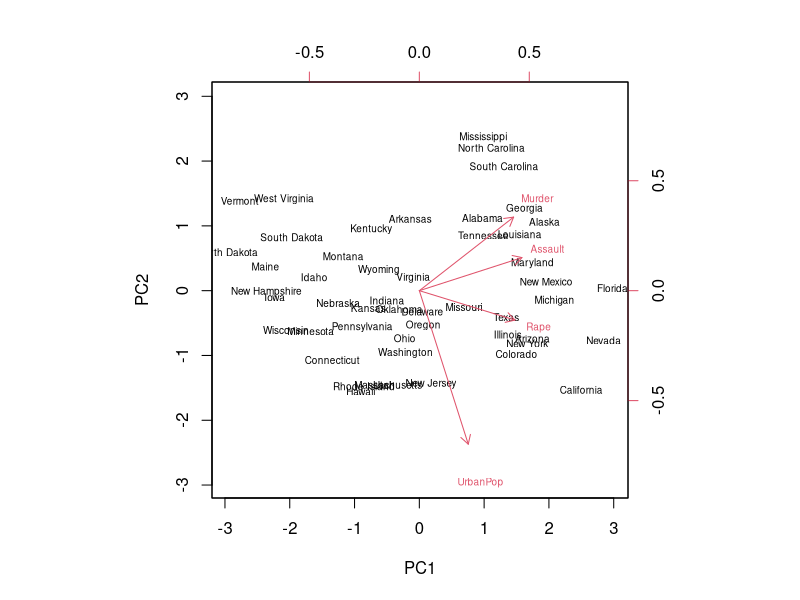
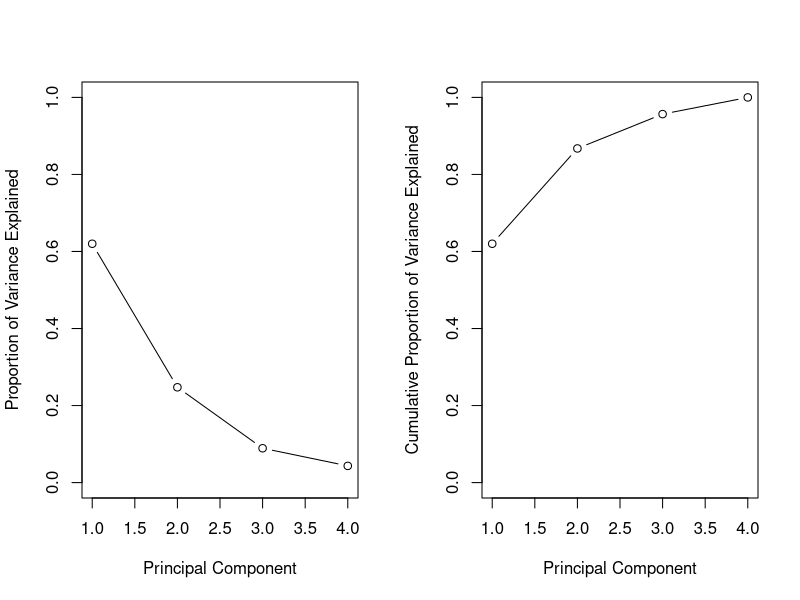
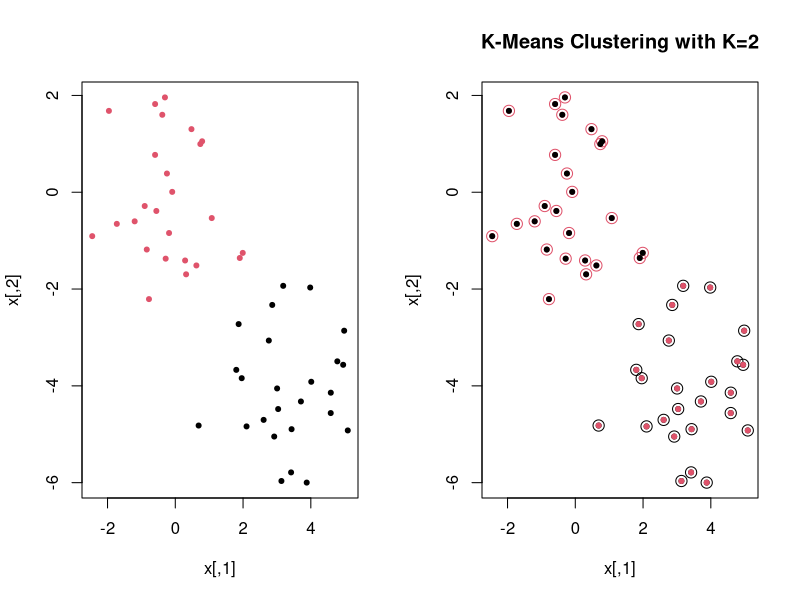
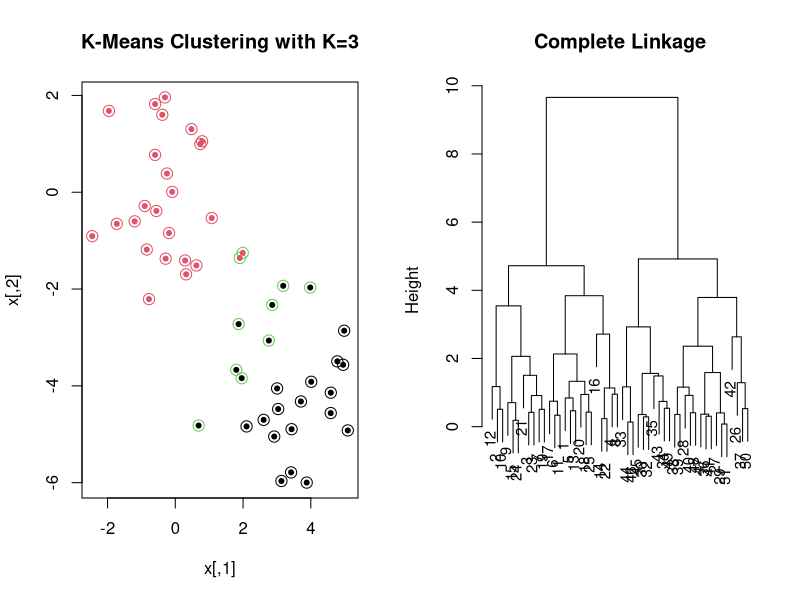
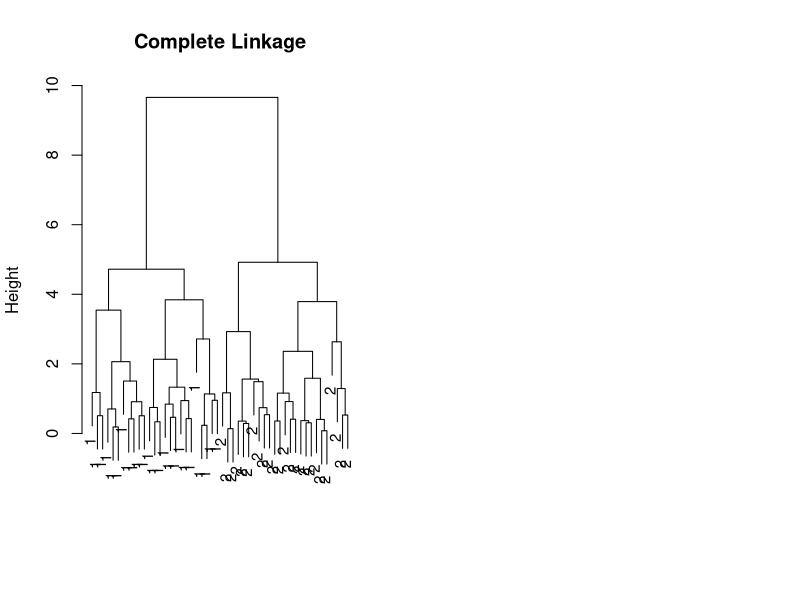
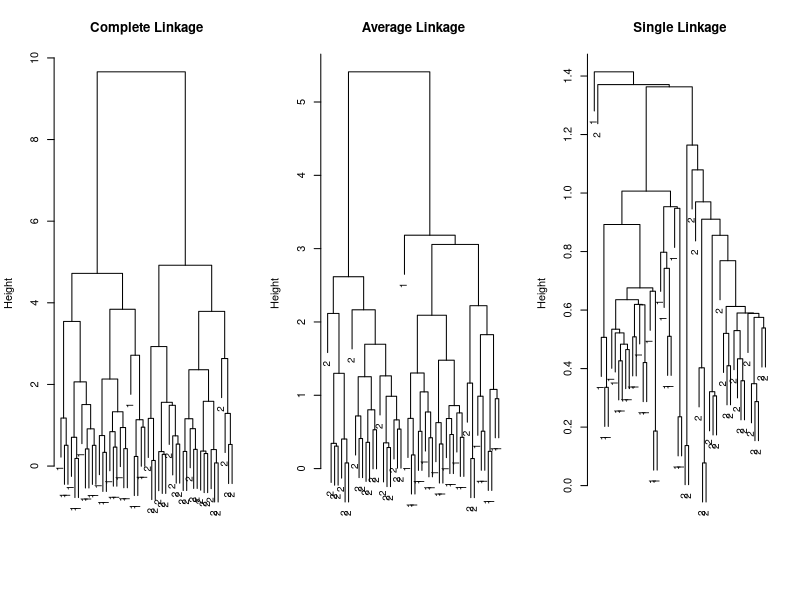
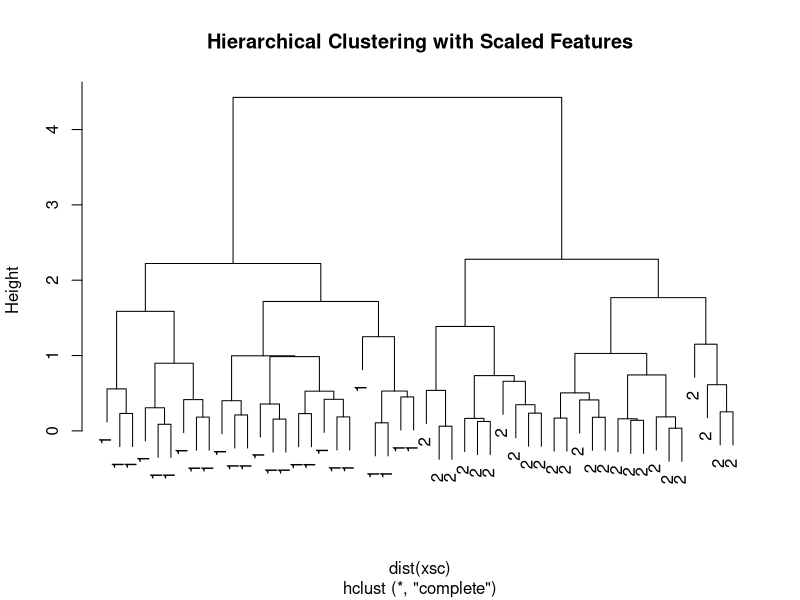

These charts were generated, in order, by the following R code:
######################################################
# Principal Components Analysis
######################################################
data(USArrests)   # load dataset 
names(USArrests)

apply(USArrests,2,mean)   # (column means) mean of variables
apply(USArrests,2,var)   # (column variance) variance of variables

?prcomp
pca=prcomp(USArrests,scale=TRUE)   # perform PCA
pca
summary(pca)

pca$rotation   # principal component loading vectors
dim(pca$x)   # matrix of principal component scores
head(pca$x)

# biplot (Figure 10.1, slide 363)
pca$rotation=-pca$rotation
pca$x=-pca$x
biplot(pca,scale=0,cex=0.6)

pca$sdev   # standard deviation explained by each PC
pca_var=pca$sdev^2   # variance explained by each PC
pca_var

pve=pca_var/sum(pca_var)   # proportion of variance explained
pve

# scree plot (Figure 10.4, slide 367)
par(mfrow=c(1,2))
plot(pve,xlab="Principal Component",ylab="Proportion of Variance Explained",
     ylim=c(0,1),type="b")
plot(cumsum(pve),xlab="Principal Component",ylab="Cumulative Proportion of Variance Explained",
     ylim=c(0,1),type="b")

######################################################
# K-Means Clustering
######################################################

set.seed(2)

# generate the dataset
x=matrix(rnorm(50*2),ncol=2)
x[1:25,1]=x[1:25,1]+3
x[1:25,2]=x[1:25,2]-4
cluster=c(rep(1,25),rep(2,25))   # true clusters
plot(x,col=cluster,pch=20)   # plot data with true clusters

?kmeans
km1=kmeans(x,centers=2,nstart=20)   # perform k-means clustering with k=2
km1   # summary

km1$cluster   # cluster assignments for each observation
km1$withinss   # within-cluster sums of squares
km1$tot.withinss   # total within-cluster sum of squares
km1$betweenss   # between cluster sum of squares
km1$totss   # total sum of squares

# plot clusters chosen by k-means with true data
plot(x,col=km1$cluster,main="K-Means Clustering with K=2",pch=1,cex=1.5)
points(x,col=cluster,pch=20)
points(x,col=c(2,1)[cluster],pch=20)
table(km1$cluster,cluster)   # compare with truth

set.seed(4)
# perform k-means clustering with k=3
km2=kmeans(x,centers=3,nstart=20)
km2
plot(x,col=km2$cluster,main="K-Means Clustering with K=3",pch=1,cex=1.5)
points(x,col=cluster,pch=20)
table(km2$cluster,cluster)   # compare with truth

set.seed(3)
# effect of number of initial cluster assignments (nstart)
km3=kmeans(x,3,nstart=1)
km3$tot.withinss
km4=kmeans(x,3,nstart=20)
km4$tot.withinss


######################################################
# Hierarchical Clustering
######################################################

?hclust
?dist
d=dist(x,method="euclidean")   # computes distance matrix

hc_complete=hclust(d,method="complete")   # hierarchical clustering with complete linkage
hc_complete   # summary
hc_average=hclust(d,method="average")   # hierarchical clustering with average linkage
hc_single=hclust(d,method="single")   # hierarchical clustering with single linkage

# plot dendrograms
plot(hc_complete,main="Complete Linkage",xlab="",sub="",cex=.9)
plot(hc_complete,main="Complete Linkage",xlab="",sub="",cex=.9,labels=cluster)

par(mfrow=c(1,3))
plot(hc_complete,main="Complete Linkage",xlab="",sub="",cex=.9,labels=cluster)
plot(hc_average,main="Average Linkage",xlab="",sub="",cex=.9,labels=cluster)
plot(hc_single,main="Single Linkage",xlab="",sub="",cex=.9,labels=cluster)

# cut a dendrogram at a chosen level
?cutree
cutree(hc_complete,k=2)
table(cluster,cutree(hc_complete,k=2))
cutree(hc_complete,h=6)
table(cluster,cutree(hc_complete,h=6))

cutree(hc_average,k=2)
table(cluster,cutree(hc_average,k=2))
cutree(hc_single,k=2)
table(cluster,cutree(hc_single,k=2))

?scale
xsc=scale(x)   # scale the variables
par(mfrow=c(1,1))
plot(hclust(dist(xsc),method="complete"),
     main="Hierarchical Clustering with Scaled Features",labels=cluster)
